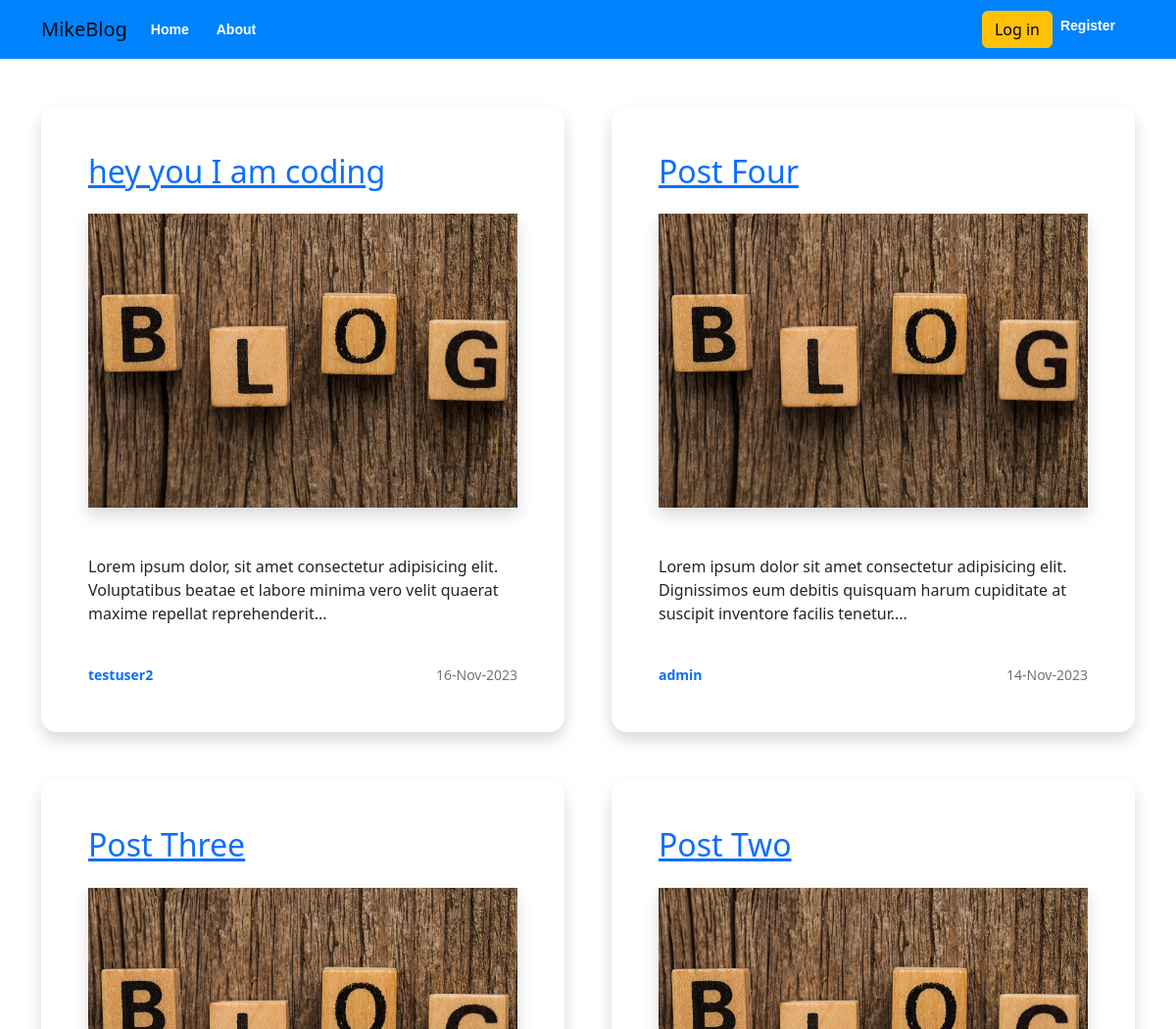
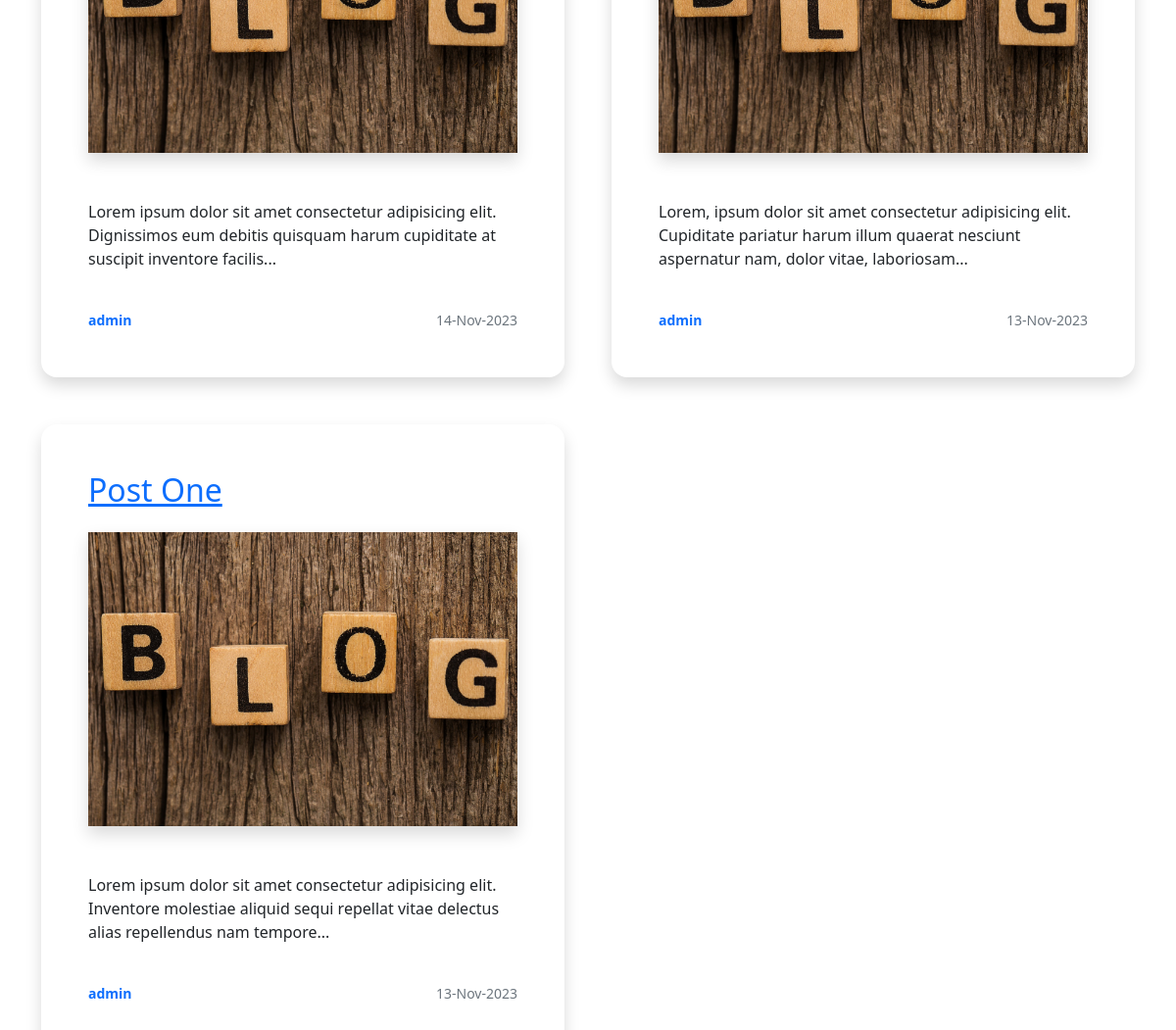
Page /home on the earlier database version (2 pictures, top to bottom).
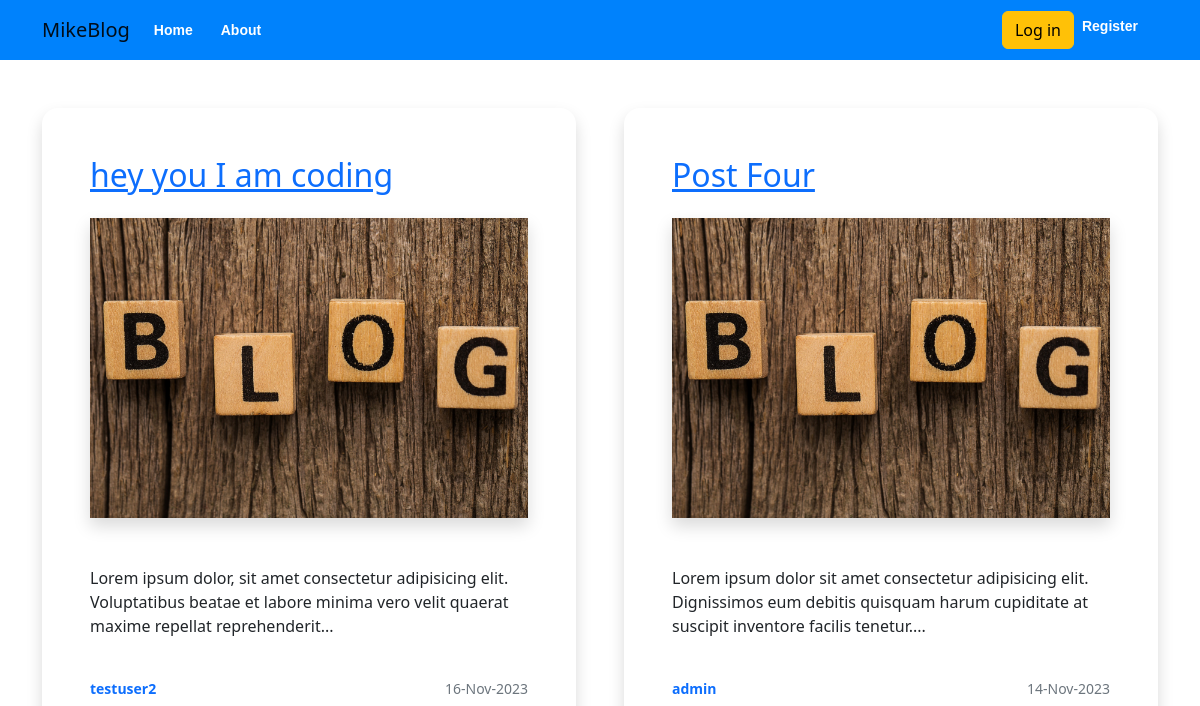
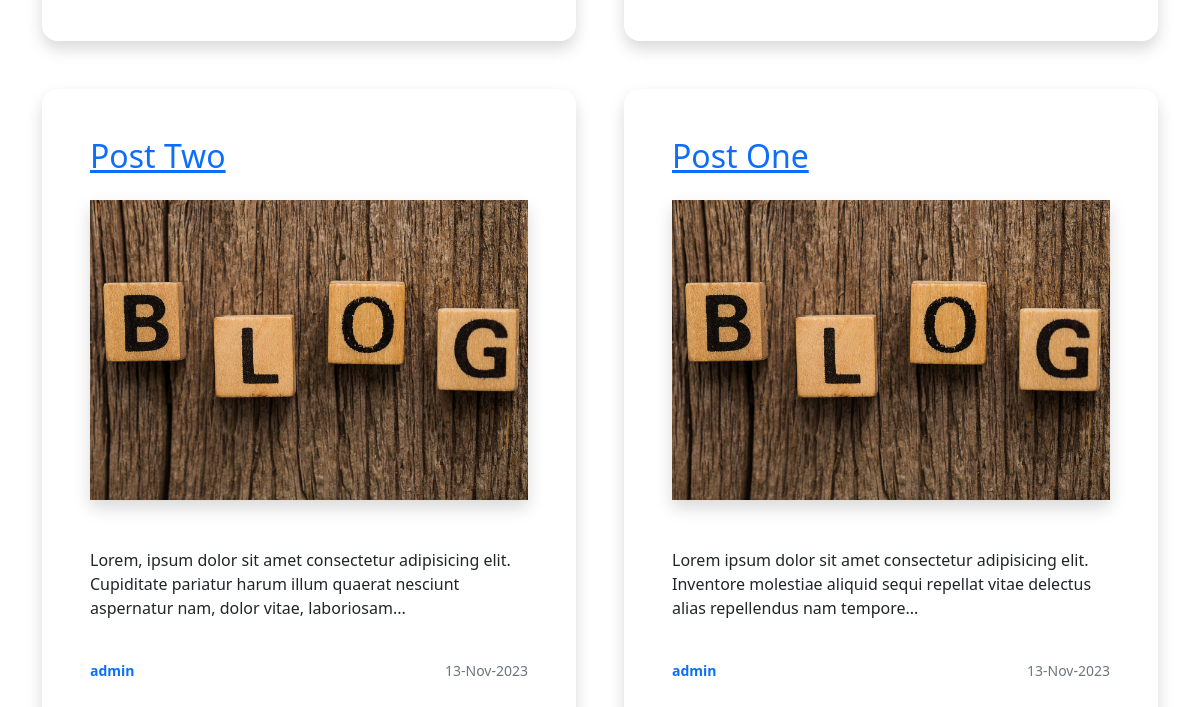
Same page on the later database version (2 pictures, top to bottom).
### fblog/models.py (models this page shows, shortened)
class Post(db.Model):
    id = db.Column(db.Integer, primary_key=True)
    title = db.Column(db.String(100), unique=True, nullable=False)
    content = db.Column(db.Text, nullable=False)
    image = db.Column(db.String(200), default='postdefault.jpg', nullable=False)
    date_posted = db.Column(db.DateTime, default=datetime.utcnow)
    user_id =db.Column(db.Integer, db.ForeignKey('user.id'), nullable=False)

class User(db.Model, UserMixin):
    id = db.Column(db.Integer, primary_key=True)
    username = db.Column(db.String(100), unique=True, nullable=False)
    email = db.Column(db.String(200), unique=True, nullable=False)
    password = db.Column(db.String(60), nullable=False)
    image = db.Column(db.String(200), default='default.jpg', nullable=False)
    date_added = db.Column(db.DateTime, default=datetime.utcnow)
    is_active = db.Column(db.Boolean, default=True)
    is_admin = db.Column(db.Boolean, default=False)
    posts = db.relationship('Post', backref='author', lazy=True)

### fblog/routes.py (the view)
@app.route("/")
@app.route("/home")
def index():
    blogs = Post.query.order_by(desc(Post.date_posted))
    return render_template("index.html", blogs=blogs, title="Home page")

### fblog/templates/index.html
{% extends "base.html"  %}
{% block content %}
<div class="container py-5">
    <section class="row g-5">
        {% if blogs %}
        {% for blog in blogs %}
            <div class="col-12 col-md-6">
                <div class="p-5 shadow rounded-4">
                    <a href="{{url_for('post_details', id=blog.id)}}"><h2>{{blog.title}}</h2></a>
                    <div class="my-4">
                        <img class=" img-fluid shadow w-100" src="/static/images/{{blog.image}}" alt="" style="height: 300px; object-fit: cover;">
                    </div>
                    <p class="py-4">{{blog.content|safe|truncate(150)}}</p>
                    <div class="d-flex justify-content-between">
                        <small class="fw-bold text-primary">{{blog.author.username}}</small>
                        <small class="text-muted">{{blog.date_posted.strftime('%d-%b-%Y')}}</small>
                    </div>
                </div>
            </div>
        {% endfor %}
        {% else %}
            <div class="col-12 col-md-6 text-center mx-auto">
                <h2>No blogs Post</h2>
                <p>Be the first to create post</p>
                <a href="{{url_for('create_post')}}">CREATE POST</a>
            </div>
        {% endif %}
    </section>
</div>
{% endblock content %}

### fblog/templates/base.html (shortened to what this page needs)
<!DOCTYPE html>
<html lang="en">
<head>
    <link rel="stylesheet" href="{{url_for('static', filename='/css/css/bootstrap.min.css')}}">
    <link rel="stylesheet" href="{{url_for('static', filename='css/main.css')}}">
  </head>
<body>
    <nav class="navbar navbar-expand-lg">
        <div class="container">
          <a class="navbar-brand" href="#">MikeBlog</a>
          <div class="collapse navbar-collapse" id="navbarNav">
            <ul class="navbar-nav">
              <li class="nav-item">
                <a class="nav-link" aria-current="page" href="/">Home</a>
              </li>
              <li class="nav-item">
                <a class="nav-link" href="{{url_for('about')}}">About</a>
              </li>
            </ul>
            <ul class="navbar-nav ms-auto">
              {% if current_user.is_authenticated %}
              <li class="nav-item">
                <a class="nav-link text-info fw-bold disabled" aria-current="page" href="#">{{current_user.username}}</a>
              </li>
              <li class="nav-item">
                <a class="btn btn-dark text-center" aria-current="page" href="{{url_for('create_post')}}">New Post</a>
              </li>
              <li class="nav-item">
                <a class="nav-link" aria-current="page" href="{{url_for('logout')}}">Logout</a>
              </li>
              {% else %}
              <li class="nav-item">
                <a class="btn btn-warning text-center" aria-current="page" href="{{url_for('login')}}">Log in</a>
              </li>
              <li class="nav-item">
                <a class="nav-link" aria-current="page" href="{{url_for('register')}}">Register</a>
              </li>
              {% endif %}
            </ul>
          </div>
        </div>
      </nav>
    <div>
        {% block content %}
        {% endblock content %}
    </div>
</body>
</html>

### fblog/static/css/main.css (style rules this page uses)
.navbar-expand-lg { background: #0082fc; padding: 10px !important; }
.nav-link { color: #fff; font-size: 14px; padding-top: 5px; padding-bottom: 5px; padding-right: 20px !important; font-weight: bold; font-family: 'Quicksand', sans-serif; }

Differences in the rows shown:
removed Post: title "Post Three", image (placeholder picture), content "Lorem ipsum dolor sit amet consectetur adipisicing elit. Dignissimos eum debitis quisquam harum cupiditate at suscipit inventore facilis...", author.username "admin", date_posted "14-Nov-2023"
